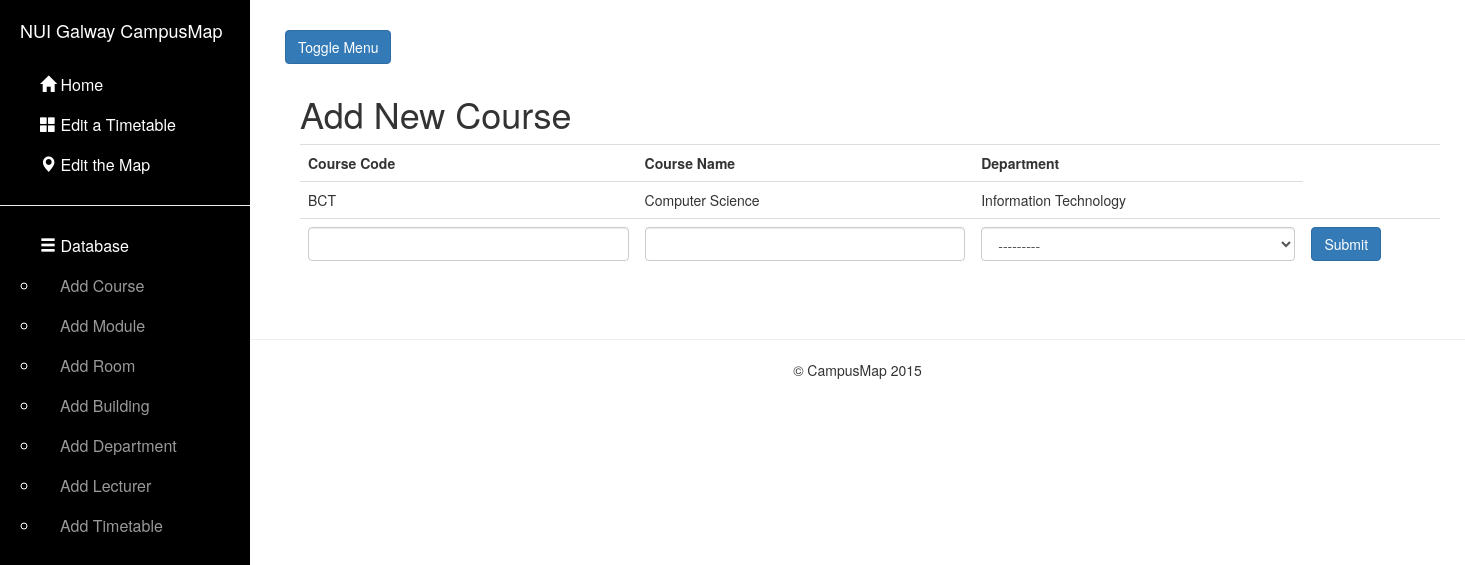
/course/, run on an earlier commit of the app's database.
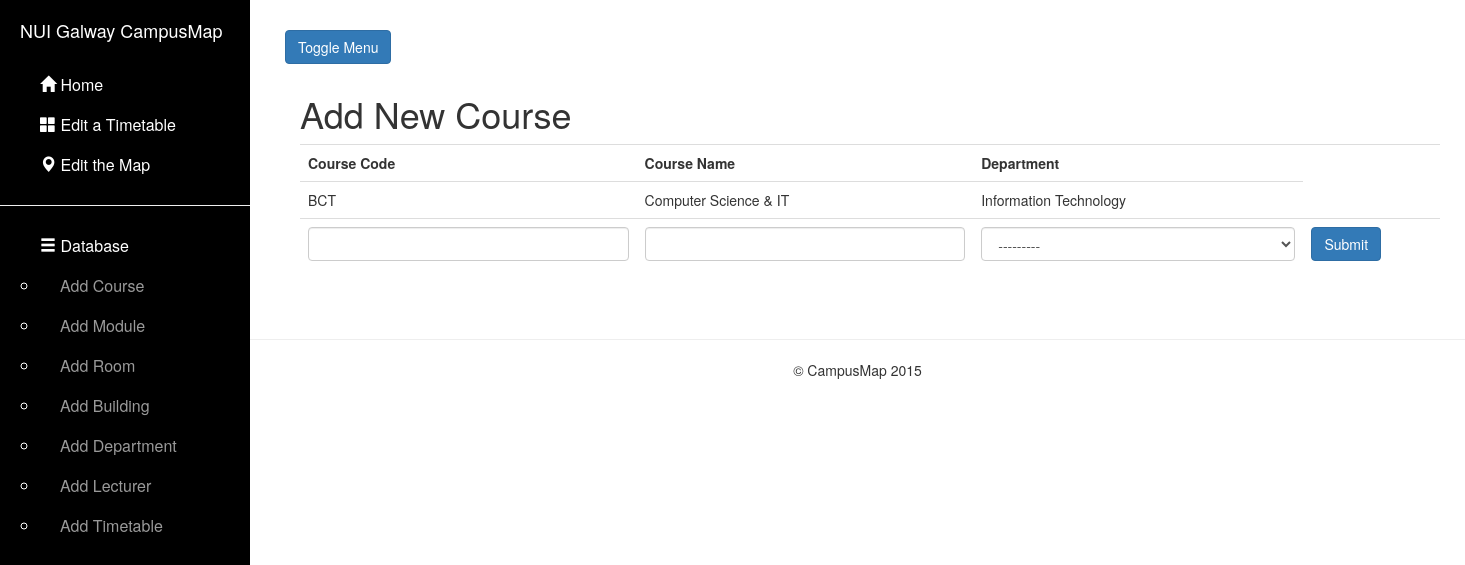
And on a later commit of the database.
### map/models.py (models this page shows, shortened)
class Course(models.Model):
    courseCode = models.CharField(max_length = 7, primary_key=True)
    courseName = models.CharField(max_length = 50)
    department = models.ForeignKey(Department)

class Department(models.Model):
    depName = models.CharField(max_length = 70, primary_key=True)
    def __str__(self):
        return "%s" % self.depName

### map/views.py (the view)
# urls.py: url(r'^course/', 'course'),
def course(request):
    query_results = Course.objects.all().order_by('courseCode')
    if request.method == 'POST': # If the form has been submitted...
        form = CourseForm(request.POST) # A form bound to the POST data
        if form.is_valid(): # All validation rules pass
            save_it = form.save()
            save_it.save()
            return HttpResponseRedirect('/course/') # Redirect after POST
    else:
        form = CourseForm() # An unbound form
    return render_to_response('dbstuff/addcourse.html', locals(),context_instance=RequestContext(request))

### map/forms.py
class CourseForm(forms.ModelForm):
    courseCode = forms.CharField(max_length=15,label = mark_safe('<strong>Code</strong>'))
    courseName = forms.CharField(max_length=50,label = mark_safe('<strong>Name</strong>'))
    department = queryset=Department.objects.all()
    class Meta:
        model = Course
        fields = "__all__"

### CampusMap/templates/dbstuff/addcourse.html (shortened to what this page needs)
{% extends "base.html" %}
{% block content %}
<!DOCTYPE html>
<html>
    <head lang="en">
    </head>
    <body>
    <div class="container">
            <h1>Add New Course</h1>
            <table class="table">
                <tr>
                    <th>Course Code</th>
                    <th>Course Name</th>
                    <th>Department</th>
                    <th></th>
                </tr>
                {% for item in query_results %}
                 <tr>
                    <td >{{  item.courseCode }}</td>
                    <td>{{  item.courseName }}</td>
                    <td>{{  item.department }}</td>
                 </tr>
                {% endfor %}
                <tr>
                <form class="form-contact" action="" method="POST">
                    {% for field in form %}
                    <td>
                        {% ifequal field.name "department" %}
                            <select class="form-control" name="{{ field.name }}" id="id_{{ field.name }}">
                                <option value= {{ form.department }}
                        {% else %}
                            <input type="text" class="form-control" name="{{ field.name }}" id="id_{{ field.name }}">
                        {% endifequal %}
                    </td>
                    {% endfor %}
                    <td><input type="submit" value="Submit"  class="btn btn-primary">
                    </td>
                    </form>
            </table>
        </div>
</body>
</html>
{%  endblock %}

### CampusMap/templates/base.html (shortened to what this page needs)
{% load staticfiles %}
<!DOCTYPE html>
<html lang="en">
<head>
    <link href="{{ STATIC_URL }}css/bootstrap.min.css" rel="stylesheet">
    <link href="{{ STATIC_URL }}css/simple-sidebar.css" rel="stylesheet">
</head>
<body>
    <div id="wrapper">
        <div id="sidebar-wrapper">
            <ul class="sidebar-nav" >
                <li class="sidebar-brand">
                    <a style="color:white">
                        NUI Galway CampusMap
                    </a>
                </li>
                <li>
                    <a style="color:white" href="../home"><span class="glyphicon glyphicon-home" aria-hidden="false" ></span> Home</a>
                </li>
                <li>
                    <a style="color:white" href="../edit-timetable"><span class="glyphicon glyphicon-th-large" aria-hidden="false"></span> Edit a Timetable</a>
                </li>
                <li>
                    <a style="color:white" href="../edit-map"><span class="glyphicon glyphicon-map-marker" aria-hidden="false"></span> Edit the Map</a>
                </li>
                <hr>
                <ul style="color:white"> <span class="glyphicon glyphicon-menu-hamburger" aria-hidden="false"></span> Database
                    <li>
                    <a href="../course">Add Course</a>
                    </li>
                    <li>
                    <a href="../module">Add Module</a>
                    </li>
                    <li>
                    <a href="../room">Add Room</a>
                    </li>
                    <li>
                    <a href="../building">Add Building</a>
                    </li>
                    <li>
                    <a href="../department">Add Department</a>
                    </li>
                    <li>
                    <a href="../lecturer">Add Lecturer</a>
                    </li>
                    <li>
                    <a href="../timetable">Add Timetable</a>
                    </li>
                </ul>
            </ul>
        </div>
        <div id="page-content-wrapper">
            <div class="container-fluid">
                <div class="row">
                    <div class="col-lg-3 col-md-3 col-sm-12 col-xs-12" style="margin-top:10px; margin-bottom:10px">
                        <a href="#menu-toggle" class="btn btn-primary" id="menu-toggle">Toggle Menu</a>
                    </div>
                </div>
                {% block content %}
                {% endblock content%}
            </div>
        </div>
      <hr>
      <footer class="footer" align="center" style="text-align: center">
        <p>&copy; CampusMap 2015</p>
      </footer>
     </div>
  </body>
</html>

### static/css/simple-sidebar.css (style rules this page uses)
#wrapper { padding-left: 0; -webkit-transition: all 0.5s ease; -moz-transition: all 0.5s ease; -o-transition: all 0.5s ease; transition: all 0.5s ease; }
#sidebar-wrapper { z-index: 1000; position: fixed; left: 250px; width: 0; height: 100%; margin-left: -250px; overflow-y: auto; background: #000; -webkit-transition: all 0.5s ease; -moz-transition: all 0.5s ease; -o-transition: all 0.5s ease; transition: all 0.5s ease; }
#page-content-wrapper { width: 100%; position: absolute; padding: 15px; }
.sidebar-nav { position: absolute; top: 0; width: 250px; margin: 0; padding: 0; list-style: none; font-size: 16px; line-height: 40px; }
.sidebar-nav li { text-indent: 20px; line-height: 40px; }
.sidebar-nav li a { display: block; text-decoration: none; color: #999999; }
.sidebar-nav > .sidebar-brand { height: 65px; font-size: 18px; line-height: 60px; }
.sidebar-nav > .sidebar-brand a { color: #999999; }
@media (min-width:768px) { #wrapper { padding-left: 250px; } }
@media (min-width:768px) { #sidebar-wrapper { width: 250px; } }
@media (min-width:768px) { #page-content-wrapper { padding: 20px; position: relative; } }

What changed in the data, as far as the page shows it:
changed Course "BCT": courseName "Computer Science" → "Computer Science & IT"
